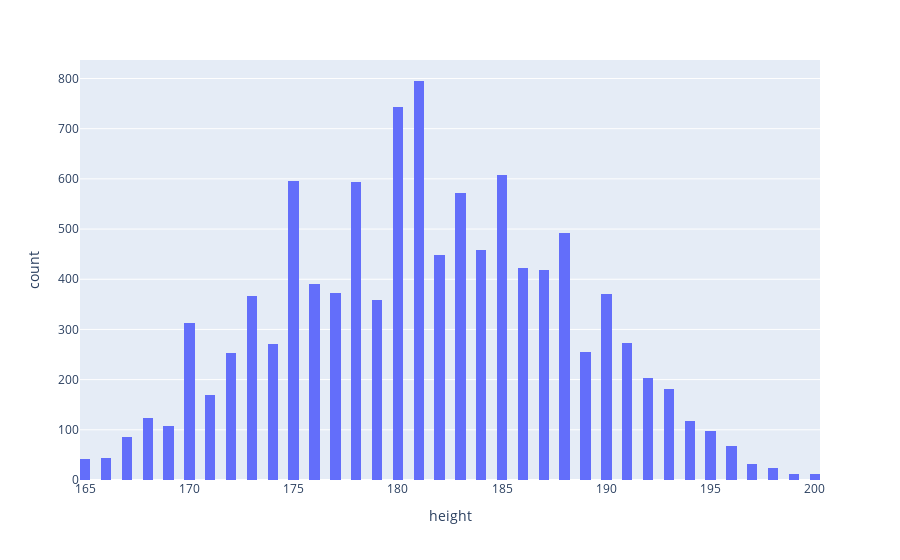

Notebook cell for this chart:
### Code cell
filtered_df = df[(df['height'] >= 165) & 
                  (df['height'] <= 200)]

fig = px.histogram(filtered_df, 
                   x='height', 
                   labels={'height': 'height'},
                   nbins=100)

fig.show()

### Figure 1 — Plotly figure (JSON) as saved in the notebook; plotly's stock layout.template omitted (floating-point values rounded to 4 significant figures; data arrays with more than 128 entries replaced by an {"elided": "..."} marker saying what was removed)
{"data": [{"alignmentgroup": "True", "bingroup": "x", "hovertemplate": "height=%{x}<br>count=%{y}<extra></extra>", "legendgroup": "", "marker": {"color": "#636efa", "pattern": {"shape": ""}}, "name": "", "nbinsx": 100, "offsetgroup": "", "orientation": "v", "showlegend": false, "type": "histogram", "x": {"elided": "10689 float values"}, "xaxis": "x", "yaxis": "y"}], "layout": {"barmode": "relative", "legend": {"tracegroupgap": 0}, "margin": {"t": 60}, "xaxis": {"anchor": "y", "domain": [0, 1], "title": {"text": "height"}}, "yaxis": {"anchor": "x", "domain": [0, 1], "title": {"text": "count"}}}}
